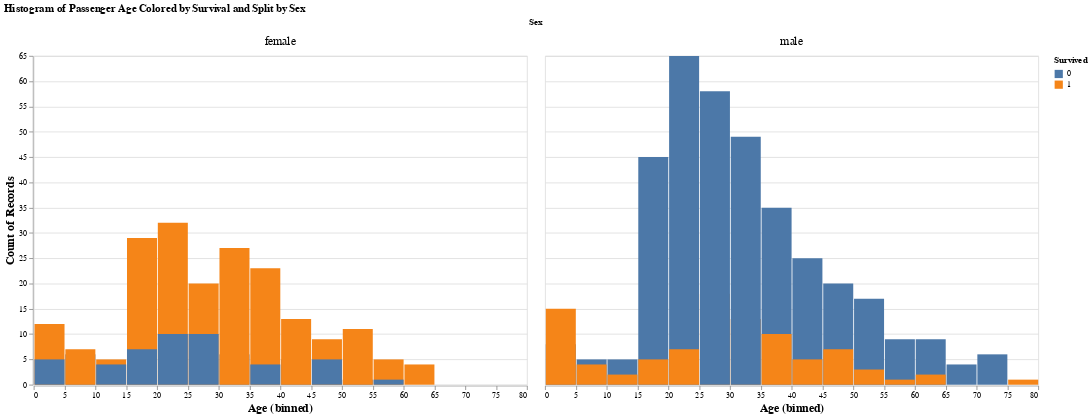

This figure's notebook cell:
### Markdown cell above
From this we can see that more females survived than males since there were more than 200 that survived compared to only about 100 males survived).
Furthermore, more than 400 males did not survive compared to just under 100 females survived.

After some further research, it seems that the rule for loading the lifeboats were women and children first. If this was the case, we'd expect the percentage of those with younger ages to have survived more than the percentage of adults/older people if children were prioritized. Let's see if this is the case

### Code cell
(
    alt.Chart(training_data_selected)
    .mark_bar()
    .encode(
        x= alt.X("Age", bin=alt.Bin(maxbins=30)),
        y=alt.Y("count()", stack=False),
        color = 'Survived:N'
    )
    .properties(
        width=600,
        height=400
    )
    .facet(
        facet=alt.Facet('Sex', header=alt.Header(labelFontSize=14)),
        title='Histogram of Passenger Age Colored by Survival and Split by Sex'
    )
    .configure_axis(titleFontSize=14)
)

### Figure 1 — Vega-Lite specification as saved in the notebook (floating-point values rounded to 4 significant figures; data arrays with more than 128 entries replaced by an {"elided": "..."} marker saying what was removed)
{"config": {"view": {"continuousWidth": 400, "continuousHeight": 300}, "axis": {"titleFontSize": 14}}, "data": {"name": "data-21221ff119bedce9346af1748c061d01"}, "facet": {"field": "Sex", "header": {"labelFontSize": 14}, "type": "nominal"}, "spec": {"mark": "bar", "encoding": {"color": {"field": "Survived", "type": "nominal"}, "x": {"bin": {"maxbins": 30}, "field": "Age", "type": "quantitative"}, "y": {"aggregate": "count", "stack": false, "type": "quantitative"}}, "height": 400, "width": 600}, "title": "Histogram of Passenger Age Colored by Survival and Split by Sex", "$schema": "https://vega.github.io/schema/vega-lite/v4.17.0.json", "datasets": {"data-21221ff119bedce9346af1748c061d01": {"elided": "714 records"}}}
